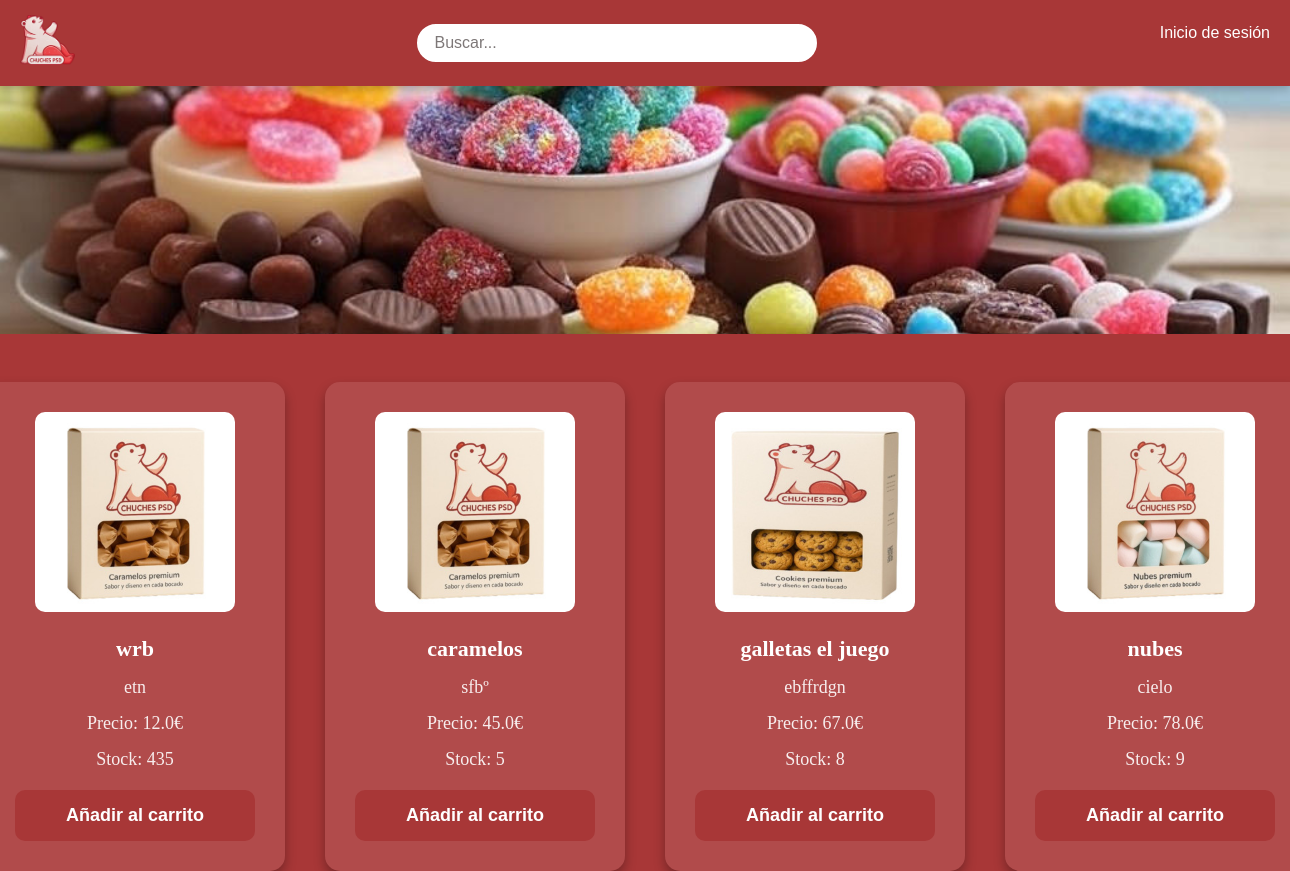
/inicio, run on the app's committed database.
### app.py (models this page shows)
class Product(db.Model):
    id = db.Column(db.Integer, primary_key=True)
    nombre = db.Column(db.String(100), nullable=False)
    descripcion = db.Column(db.Text, nullable=False)
    precio = db.Column(db.Float, nullable=False)
    stock = db.Column(db.Integer, nullable=False)
    image_path = db.Column(db.String(200), nullable=False)  # Ruta de la imagen
    seller_id = db.Column(db.Integer, db.ForeignKey('user.id'), nullable=True)
    seller = db.relationship('User', backref=db.backref('products', lazy=True))

### app.py (the view, shortened to what this page needs)
@app.route('/inicio', methods=['GET', 'POST'])
def inicio():
    products = Product.query.all()
    return render_template('inicio.html', products=products)

### app.py (called while the page is built, shortened)
@app.before_request
def create_tables():
    db.create_all()

@app.before_request
def create_test_users():
    db.session.commit()

def get_current_user():
    user_id = session.get('user_id')
    if user_id:
        return User.query.get(user_id)
    return None

@app.context_processor
def inject_user():
    return dict(current_user=get_current_user())

### templates/inicio.html (shortened to what this page needs)
<!DOCTYPE html>
<html lang="es">
<head>
  <link rel="stylesheet" href="{{ url_for('static', filename='css/styles.css') }}">
</head>
<body>
  <nav class="navbar">
    <div class="navbar-container">
      <a href="#" class="navbar-logo">
        <img src="../static/imgs/logo_chuchesPSD.png" alt="Logo" height="50">
      </a>
      <div class="navbar-search">
        <input type="text" placeholder="Buscar...">
      </div>
      <ul class="navbar-menu">
        {% if current_user %}
          {% if current_user.is_admin %}
            <li><a href="{{ url_for('inventario') }}">Inventario</a></li>
            <li><a href="{{ url_for('carrito') }}">Ver carrito</a></li>
          {% elif current_user.is_seller %}
            <li><a href="{{ url_for('inventario') }}">Inventario</a></li>
          {% else %}
            <li><a href="{{ url_for('carrito') }}">Ver carrito</a></li>
          {% endif %}
          <li><a href="{{ url_for('logout') }}">Cerrar sesión</a></li>
        {% else %}
          <li><a href="{{ url_for('login') }}">Inicio de sesión</a></li>
        {% endif %}
      </ul>
    </div>
  </nav>
  <section class="slider-wrapper">
    <div class="slider">
      <img src="{{ url_for('static', filename='imgs/banner1.jpg') }}" alt="Banner 1">
    </div>
  </section>
  <section class="products-section">
    <header>
      <h1 class="products-title">Productos en Venta</h1>
    </header>
    <main>
      <div class="products-container">
        {% for product in products %}
        <div class="product-card">
          {% if product.image_path %}
            <img src="{{ url_for('static', filename=product.image_path) }}" alt="{{ product.nombre }}">
          {% endif %}
          <h3 class="product-name">{{ product.nombre }}</h3>
          <p>{{ product.descripcion }}</p>
          <p>Precio: {{ product.precio }}€</p>
          <p>Stock: {{ product.stock }}</p>
          <form action="{{ url_for('carrito') }}" method="POST">
            <button type="submit">Añadir al carrito</button>
          </form>
        </div>
        {% else %}
        <p>No hay productos disponibles.</p>
        {% endfor %}
      </div>
    </main>
  </section>
</body>
</html>

### static/css/styles.css (style rules this page uses)
* { margin: 0; padding: 0; box-sizing: border-box; }
body { display: flex; align-items: center; justify-content: center; min-height: 100vh; width: 100%; padding: 0 10px; background: #A83737; }
body::before { content: none; }
form { display: flex; flex-direction: column; }
button { background-color: #A83737; color: #ffffff; font-weight: 600; border: none; padding: 15px 20px; cursor: pointer; border-radius: 25px; font-size: 16px; border: 2px solid transparent; transition: all 0.3s ease; }
.navbar { position: fixed; top: 0; left: 0; width: 100%; background-color: #A83737; padding: 15px 20px; display: flex; justify-content: space-between; align-items: center; color: #ffffff; font-family: Arial, sans-serif; box-shadow: 0 4px 8px rgba(0, 0, 0, 0.2); z-index: 1000; }
.navbar-container { display: flex; justify-content: space-between; align-items: center; width: 100%; }
.navbar-logo { font-size: 1.5rem; font-weight: bold; color: #ffffff; text-decoration: none; }
.navbar-menu { list-style: none; display: flex; gap: 20px; margin: 0; padding: 0; }
.navbar-menu li { position: relative; }
.navbar-menu a { color: #ffffff; text-decoration: none; font-size: 1rem; transition: color 0.3s ease; }
.navbar-search { flex-grow: 1; display: flex; justify-content: center; margin: 0 20px; }
.navbar-search input[type="text"] { width: 100%; max-width: 400px; padding: 8px 15px; border: 2px solid #ffffff; border-radius: 20px; outline: none; font-size: 1rem; color: #A83737; background-color: #ffffff; transition: border-color 0.3s ease; }
.navbar-search input[type="text"]::placeholder { color: #7d7777; }
.slider-wrapper { position: absolute; top: 70px; left: 0; width: 100%; height: 33vh; margin: 0; z-index: 1; }
.slider { display: flex; width: 100%; height: 100%; overflow-x: auto; scroll-snap-type: x mandatory; scroll-behavior: smooth; box-shadow: 0 1.5rem 3rem -0.75rem hsla(0, 0%, 0%, 0.25); -ms-overflow-style: none; scrollbar-width: none; }
.slider img { flex: 1 0 100%; scroll-snap-align: start; object-fit: cover; height: 100%; }
.slider-wrapper { width: 100%; overflow: hidden; margin-bottom: 20px; }
.slider img { width: 100%; height: auto; display: block; }
.products-title { text-align: center; font-size: 36px; font-weight: bold; color: #ffffff; margin: 40px 0; }
.products-container { display: grid; grid-template-columns: repeat(auto-fit, minmax(300px, 1fr)); gap: 40px; justify-content: center; margin: 0 auto; padding: 0 20px; max-width: 1400px; }
.product-card { background: rgba(255, 255, 255, 0.1); border-radius: 15px; padding: 30px; text-align: center; box-shadow: 0 6px 12px rgba(0, 0, 0, 0.3); transition: transform 0.3s ease, box-shadow 0.3s ease; }
.product-card img { width: 200px; height: auto; margin-bottom: 20px; border-radius: 10px; }
.product-card h3 { font-size: 22px; color: #ffffff; margin-bottom: 15px; }
.product-card p { font-size: 18px; color: rgba(255, 255, 255, 0.9); margin-bottom: 15px; }
.product-card button { background-color: #A83737; color: #ffffff; font-weight: bold; border: none; padding: 15px 25px; cursor: pointer; border-radius: 10px; font-size: 18px; transition: all 0.3s ease; }
ul { list-style: none; padding: 0; margin: 0; }
ul li { margin-bottom: 20px; text-align: left; color: #ffffff; font-size: 14px; line-height: 1.5; }
form { margin-top: 20px; text-align: left; }
form button { background-color: #A83737; color: #ffffff; font-weight: 600; border: none; padding: 15px 20px; cursor: pointer; border-radius: 25px; font-size: 16px; border: 2px solid transparent; transition: all 0.3s ease; width: 100%; }
.product-card { display: block; transition: all 0.3s ease; }
.products-section header { margin-top: 300px; }

### data on the page
Product: image_path (picture), nombre "wrb", descripcion "etn", precio "12.0", stock "435"
Product: image_path (picture), nombre "caramelos", descripcion "sfbº", precio "45.0", stock "5"
Product: image_path (picture), nombre "galletas el juego", descripcion "ebffrdgn", precio "67.0", stock "8"
Product: image_path (picture), nombre "nubes", descripcion "cielo", precio "78.0", stock "9"
